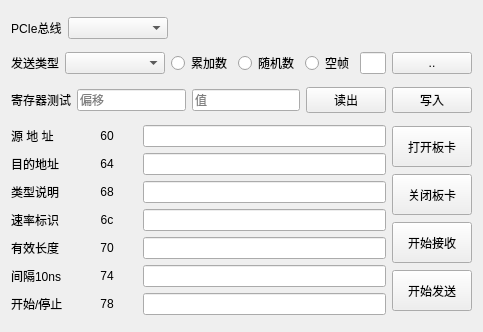
<?xml version="1.0" encoding="UTF-8"?>
<ui version="4.0">
 <class>HighSpeedWindow</class>
 <widget class="QWidget" name="HighSpeedWindow">
  <property name="geometry">
   <rect>
    <x>0</x>
    <y>0</y>
    <width>483</width>
    <height>332</height>
   </rect>
  </property>
  <property name="windowTitle">
   <string>Form</string>
  </property>
  <layout class="QVBoxLayout" name="verticalLayout_5">
   <item>
    <layout class="QHBoxLayout" name="horizontalLayout">
     <item>
      <widget class="QLabel" name="label">
       <property name="text">
        <string>PCIe总线</string>
       </property>
      </widget>
     </item>
     <item>
      <widget class="QComboBox" name="comboBoxPCIeBus">
       <property name="minimumSize">
        <size>
         <width>100</width>
         <height>0</height>
        </size>
       </property>
      </widget>
     </item>
     <item>
      <spacer name="horizontalSpacer">
       <property name="orientation">
        <enum>Qt::Horizontal</enum>
       </property>
       <property name="sizeHint" stdset="0">
        <size>
         <width>40</width>
         <height>20</height>
        </size>
       </property>
      </spacer>
     </item>
    </layout>
   </item>
   <item>
    <layout class="QHBoxLayout" name="horizontalLayout_3">
     <item>
      <widget class="QLabel" name="label_16">
       <property name="text">
        <string>发送类型</string>
       </property>
      </widget>
     </item>
     <item>
      <widget class="QComboBox" name="comboBoxSendType">
       <property name="minimumSize">
        <size>
         <width>100</width>
         <height>20</height>
        </size>
       </property>
      </widget>
     </item>
     <item>
      <widget class="QRadioButton" name="radioButtonAcc">
       <property name="text">
        <string>累加数</string>
       </property>
      </widget>
     </item>
     <item>
      <widget class="QRadioButton" name="radioButtonRandom">
       <property name="text">
        <string>随机数</string>
       </property>
      </widget>
     </item>
     <item>
      <widget class="QRadioButton" name="radioButtonBlank">
       <property name="text">
        <string>空帧</string>
       </property>
      </widget>
     </item>
     <item>
      <widget class="QLineEdit" name="lineEditChooseFile"/>
     </item>
     <item>
      <widget class="QPushButton" name="pushButtonChooseFile">
       <property name="minimumSize">
        <size>
         <width>0</width>
         <height>0</height>
        </size>
       </property>
       <property name="text">
        <string>..</string>
       </property>
      </widget>
     </item>
    </layout>
   </item>
   <item>
    <layout class="QHBoxLayout" name="horizontalLayout_4">
     <item>
      <widget class="QLabel" name="label_9">
       <property name="text">
        <string>寄存器测试</string>
       </property>
      </widget>
     </item>
     <item>
      <widget class="QLineEdit" name="lineEditRegisterOffset">
       <property name="statusTip">
        <string/>
       </property>
       <property name="whatsThis">
        <string/>
       </property>
       <property name="inputMask">
        <string/>
       </property>
       <property name="placeholderText">
        <string>偏移</string>
       </property>
       <property name="cursorMoveStyle">
        <enum>Qt::LogicalMoveStyle</enum>
       </property>
      </widget>
     </item>
     <item>
      <widget class="QLineEdit" name="lineEditRegisterValue">
       <property name="inputMask">
        <string/>
       </property>
       <property name="placeholderText">
        <string>值</string>
       </property>
      </widget>
     </item>
     <item>
      <widget class="QPushButton" name="pushButtonReadRegister">
       <property name="text">
        <string>读出</string>
       </property>
      </widget>
     </item>
     <item>
      <widget class="QPushButton" name="pushButtonWriteRegister">
       <property name="text">
        <string>写入</string>
       </property>
      </widget>
     </item>
    </layout>
   </item>
   <item>
    <layout class="QHBoxLayout" name="horizontalLayout_2">
     <item>
      <layout class="QVBoxLayout" name="verticalLayout">
       <item>
        <widget class="QLabel" name="label_2">
         <property name="minimumSize">
          <size>
           <width>60</width>
           <height>0</height>
          </size>
         </property>
         <property name="text">
          <string>源 地 址</string>
         </property>
        </widget>
       </item>
       <item>
        <widget class="QLabel" name="label_3">
         <property name="text">
          <string>目的地址</string>
         </property>
        </widget>
       </item>
       <item>
        <widget class="QLabel" name="label_4">
         <property name="text">
          <string>类型说明</string>
         </property>
        </widget>
       </item>
       <item>
        <widget class="QLabel" name="label_5">
         <property name="text">
          <string>速率标识</string>
         </property>
        </widget>
       </item>
       <item>
        <widget class="QLabel" name="label_6">
         <property name="text">
          <string>有效长度</string>
         </property>
        </widget>
       </item>
       <item>
        <widget class="QLabel" name="label_7">
         <property name="text">
          <string>间隔10ns</string>
         </property>
        </widget>
       </item>
       <item>
        <widget class="QLabel" name="label_8">
         <property name="text">
          <string>开始/停止</string>
         </property>
        </widget>
       </item>
      </layout>
     </item>
     <item>
      <layout class="QVBoxLayout" name="verticalLayout_2">
       <item>
        <widget class="QLabel" name="labelSrcAddress">
         <property name="minimumSize">
          <size>
           <width>60</width>
           <height>0</height>
          </size>
         </property>
         <property name="text">
          <string>60</string>
         </property>
         <property name="alignment">
          <set>Qt::AlignCenter</set>
         </property>
        </widget>
       </item>
       <item>
        <widget class="QLabel" name="labelDstAddress">
         <property name="text">
          <string>64</string>
         </property>
         <property name="alignment">
          <set>Qt::AlignCenter</set>
         </property>
        </widget>
       </item>
       <item>
        <widget class="QLabel" name="labelTypeState">
         <property name="text">
          <string>68</string>
         </property>
         <property name="alignment">
          <set>Qt::AlignCenter</set>
         </property>
        </widget>
       </item>
       <item>
        <widget class="QLabel" name="labelVelocityId">
         <property name="text">
          <string>6c</string>
         </property>
         <property name="alignment">
          <set>Qt::AlignCenter</set>
         </property>
        </widget>
       </item>
       <item>
        <widget class="QLabel" name="labelValidSize">
         <property name="text">
          <string>70</string>
         </property>
         <property name="alignment">
          <set>Qt::AlignCenter</set>
         </property>
        </widget>
       </item>
       <item>
        <widget class="QLabel" name="labelTimeGap">
         <property name="text">
          <string>74</string>
         </property>
         <property name="alignment">
          <set>Qt::AlignCenter</set>
         </property>
        </widget>
       </item>
       <item>
        <widget class="QLabel" name="labelStartOrStop">
         <property name="text">
          <string>78</string>
         </property>
         <property name="alignment">
          <set>Qt::AlignCenter</set>
         </property>
        </widget>
       </item>
      </layout>
     </item>
     <item>
      <layout class="QVBoxLayout" name="verticalLayout_3">
       <item>
        <widget class="QLineEdit" name="lineEditSrcAddress">
         <property name="minimumSize">
          <size>
           <width>120</width>
           <height>0</height>
          </size>
         </property>
        </widget>
       </item>
       <item>
        <widget class="QLineEdit" name="lineEditDstAddress"/>
       </item>
       <item>
        <widget class="QLineEdit" name="lineEditTypeState"/>
       </item>
       <item>
        <widget class="QLineEdit" name="lineEditVelocityId"/>
       </item>
       <item>
        <widget class="QLineEdit" name="lineEditValidSize"/>
       </item>
       <item>
        <widget class="QLineEdit" name="lineEditTimeGap"/>
       </item>
       <item>
        <widget class="QLineEdit" name="lineEditStartOrStop"/>
       </item>
      </layout>
     </item>
     <item>
      <layout class="QVBoxLayout" name="verticalLayout_4">
       <item>
        <widget class="QPushButton" name="pushButtonOpenPCIe">
         <property name="minimumSize">
          <size>
           <width>75</width>
           <height>41</height>
          </size>
         </property>
         <property name="text">
          <string>打开板卡</string>
         </property>
        </widget>
       </item>
       <item>
        <widget class="QPushButton" name="pushButtonClosePCIe">
         <property name="minimumSize">
          <size>
           <width>75</width>
           <height>41</height>
          </size>
         </property>
         <property name="text">
          <string>关闭板卡</string>
         </property>
        </widget>
       </item>
       <item>
        <widget class="QPushButton" name="pushButtonStartRecv">
         <property name="minimumSize">
          <size>
           <width>75</width>
           <height>41</height>
          </size>
         </property>
         <property name="text">
          <string>开始接收</string>
         </property>
        </widget>
       </item>
       <item>
        <widget class="QPushButton" name="pushButtonStartSend">
         <property name="minimumSize">
          <size>
           <width>75</width>
           <height>41</height>
          </size>
         </property>
         <property name="text">
          <string>开始发送</string>
         </property>
        </widget>
       </item>
      </layout>
     </item>
    </layout>
   </item>
  </layout>
 </widget>
 <resources/>
 <connections/>
</ui>
